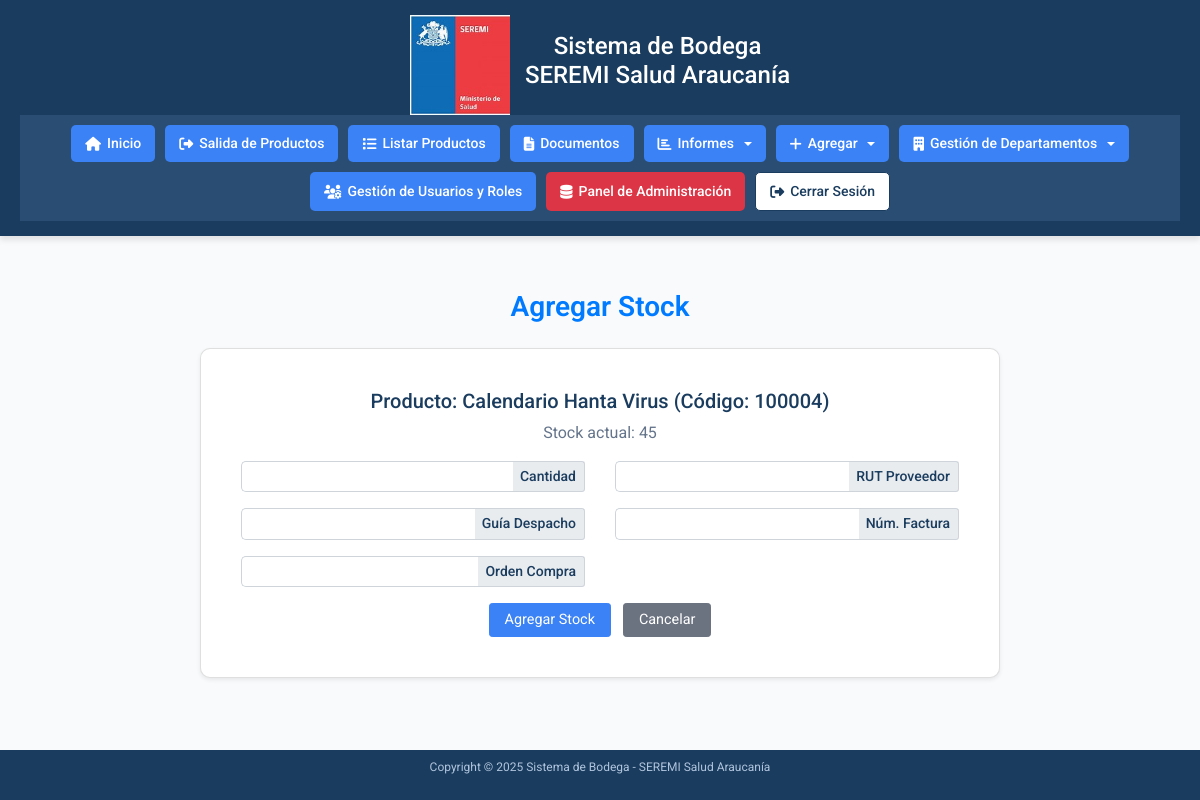
Page /accounts/agregar-stock/100004/ (signed in) on the earlier database version.
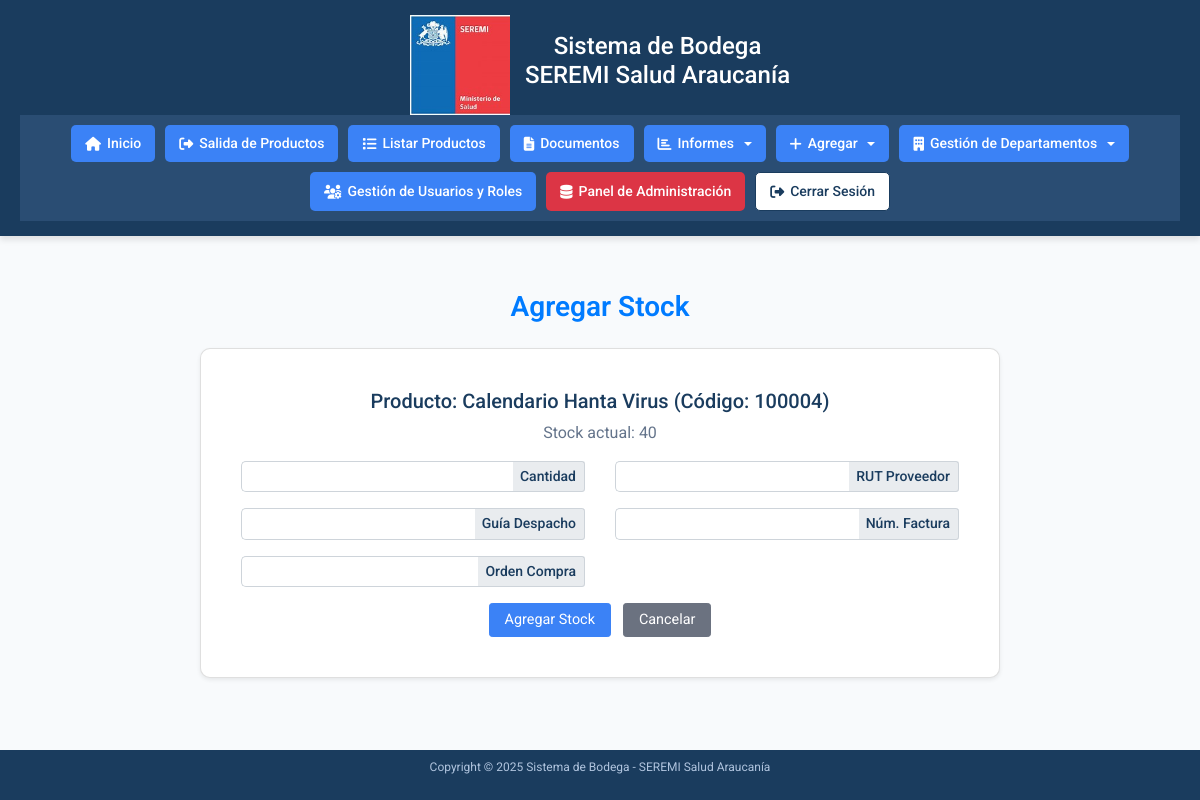
Same page on the later database version.
### accounts/models.py (models this page shows, shortened)
class Producto(models.Model):
    CATEGORIAS = [
        ('Insumos de Aseo', 'Insumos de Aseo'),
        ('Insumos de Escritorio', 'Insumos de Escritorio'),
        ('EPP', 'EPP'),
        ('Emergencias y Desastres', 'Emergencias y Desastres'),
        ('Folletería', 'Folletería'),
        ('Otros', 'Otros'),
    ]
    codigo_barra = models.CharField(max_length=50, unique=True)
    descripcion = models.CharField(max_length=200)
    stock = models.IntegerField(default=0, db_index=True)
    categoria = models.CharField(max_length=100, choices=CATEGORIAS, blank=True)
    rut_proveedor = models.CharField(max_length=12, blank=True)
    guia_despacho = models.CharField(max_length=50, blank=True)
    numero_factura = models.CharField(max_length=50, blank=True)
    orden_compra = models.CharField(max_length=50, blank=True)
    class Meta:
        indexes = [models.Index(fields=['stock'], name='idx_producto_stock')]

### accounts/views.py (the view)
# urls.py: path('agregar-stock/<str:codigo_barra>/', views.agregar_stock_detalle, name='agregar-stock-detalle'),  # Detalle para agregar stock a un producto específico
@login_required
def agregar_stock_detalle(request, codigo_barra):
    limpiar_sesion_productos_salida(request)
    if not request.user.has_perm('accounts.can_edit'):
        messages.error(request, 'No tienes permiso para agregar stock.')
        return redirect('home')
    try:
        producto = Producto.objects.get(codigo_barra=codigo_barra)
    except Producto.DoesNotExist:
        messages.error(request, 'Producto no encontrado.')
        return redirect('agregar-stock')
    if request.method == 'POST':
        form = TransaccionForm(request.POST)
        if form.is_valid():
            transaccion = form.save(commit=False)
            transaccion.producto = producto
            transaccion.tipo = 'entrada'
            transaccion.rut_proveedor = form.cleaned_data['rut_proveedor'] or ''
            transaccion.guia_despacho = form.cleaned_data['guia_despacho'] or ''
            transaccion.numero_factura = form.cleaned_data['numero_factura'] or ''
            transaccion.orden_compra = form.cleaned_data['orden_compra'] or ''
            transaccion.save()
            producto.stock += form.cleaned_data['cantidad']
            producto.rut_proveedor = form.cleaned_data['rut_proveedor'] or ''
            producto.guia_despacho = form.cleaned_data['guia_despacho'] or ''
            producto.numero_factura = form.cleaned_data['numero_factura'] or ''
            producto.orden_compra = form.cleaned_data['orden_compra'] or ''
            producto.save()
            messages.success(request, f'Stock agregado exitosamente. Nueva cantidad: {producto.stock}')
            return redirect('agregar-stock')
        messages.error(request, 'Error al agregar stock. Verifica los datos.')
    else:
        form = TransaccionForm()
    return render(request, 'accounts/agregar_stock_detalle.html', {'form': form, 'producto': producto})

### accounts/auth_backend.py (called while the page is built)
    def get_user(self, user_id):
        UserModel = get_user_model()
        try:
            return UserModel.objects.get(pk=user_id)
        except UserModel.DoesNotExist:
            return None

### accounts/views.py (called while the page is built)
def limpiar_sesion_productos_salida(request):
    if 'productos_salida' in request.session:
        logger.info("Limpiando variable de sesión 'productos_salida'.")
        del request.session['productos_salida']
        request.session.modified = True

### accounts/templates/accounts/agregar_stock_detalle.html (shortened to what this page needs)
{% extends 'accounts/home.html' %}
{% load static %}
{% load widget_tweaks %}
{% block content %}
<div class="container mt-4">
    <h2 class="text-center text-primary mb-4" style="color: #1a3c5e; font-weight: 600;">Agregar Stock</h2>
    <div class="card form-card shadow-sm">
        <div class="card-body">
            <div class="mb-3">
                <h5 style="color: #1a3c5e;">Producto: {{ producto.descripcion }} (Código: {{ producto.codigo_barra }})</h5>
                <p style="color: #64748b;">Stock actual: {{ producto.stock }}</p>
            </div>
            <form method="post" class="needs-validation" novalidate id="stock-form">
                <div class="row">
                    <div class="col-md-6 mb-3">
                        <div class="input-group input-group-sm">
                            {{ form.cantidad|add_class:"form-control cantidad-input" }}
                            <div class="input-group-append">
                                <span class="input-group-text">Cantidad</span>
                            </div>
                        </div>
                    </div>
                    <div class="col-md-6 mb-3">
                        <div class="input-group input-group-sm">
                            {{ form.rut_proveedor|add_class:"form-control rut-input" }}
                            <div class="input-group-append">
                                <span class="input-group-text">RUT Proveedor</span>
                            </div>
                        </div>
                    </div>
                </div>
                <div class="row">
                    <div class="col-md-6 mb-3">
                        <div class="input-group input-group-sm">
                            {{ form.guia_despacho|add_class:"form-control" }}
                            <div class="input-group-append">
                                <span class="input-group-text">Guía Despacho</span>
                            </div>
                        </div>
                    </div>
                    <div class="col-md-6 mb-3">
                        <div class="input-group input-group-sm">
                            {{ form.numero_factura|add_class:"form-control" }}
                            <div class="input-group-append">
                                <span class="input-group-text">Núm. Factura</span>
                            </div>
                        </div>
                    </div>
                </div>
                <div class="row">
                    <div class="col-md-6 mb-3">
                        <div class="input-group input-group-sm">
                            {{ form.orden_compra|add_class:"form-control" }}
                            <div class="input-group-append">
                                <span class="input-group-text">Orden Compra</span>
                            </div>
                        </div>
                    </div>
                </div>
                <div class="text-center">
                    <button type="submit" id="submit-btn" class="btn btn-primary btn-sm mr-2">Agregar Stock</button>
                    <a href="{% url 'agregar-stock' %}" class="btn btn-secondary btn-sm">Cancelar</a>
                </div>
            </form>
        </div>
    </div>
</div>
{% endblock %}

Differences in the rows shown:
changed Producto "Calendario Hanta Virus": stock "45" → "40"
